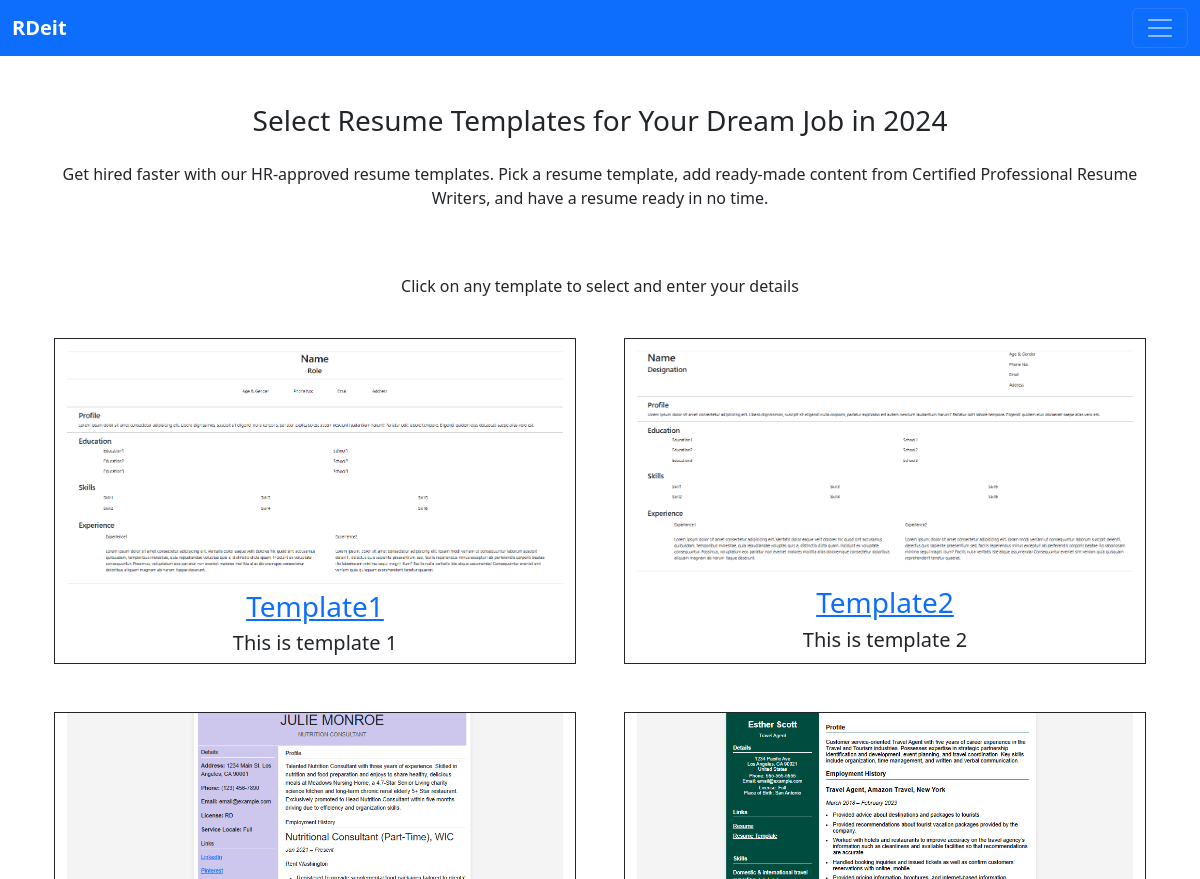
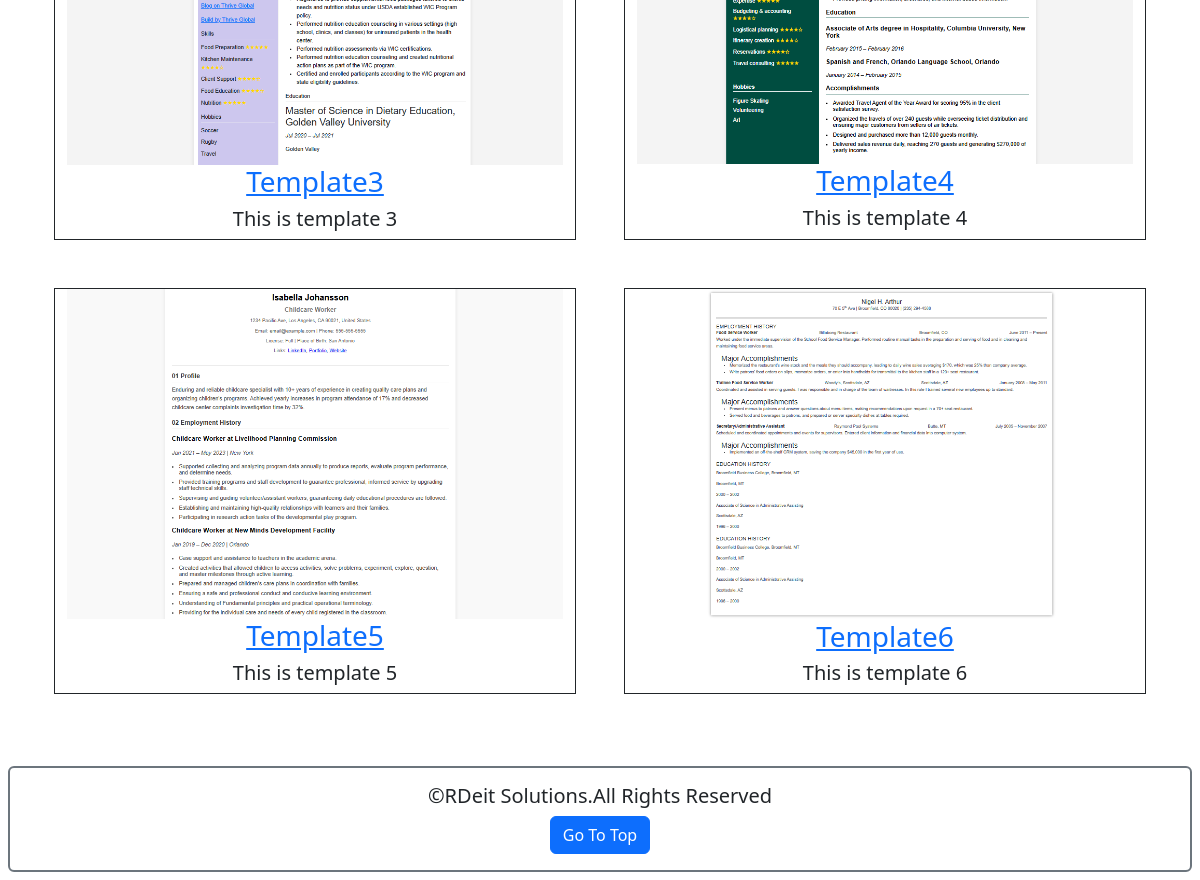
The app's page /after/select-template/ with its own data (2 pictures, top to bottom).
### afterlogin/models.py (models this page shows)
class Template(models.Model):
    TempName=models.CharField(max_length=30)
    Description=models.CharField(max_length=100)
    thumbnail=models.ImageField(upload_to='thumbnail/')
    template=models.FileField(upload_to='tempfile/')

### afterlogin/views.py (the view)
# urls.py: path('select-template/',views.select_template,name='select_template'),
def select_template(request):
    temps = Template.objects.all()
    return render(request,'afterlogin/select_temp.html',{'temps':temps})

### afterlogin/templates/afterlogin/select_temp.html (shortened to what this page needs)
{% load static %}
{% include 'header.html' %}
<div class="text-center m-5">
    <h3>Select Resume Templates for Your Dream Job in 2024</h3>
    <p class="py-3">Get hired faster with our HR-approved resume templates. Pick a resume template, add ready-made content from Certified Professional Resume Writers, and have a resume ready in no time.</p>
</div>
<div>
    <div>
        <p class="text-center">Click on any template to select and enter your details</p>
        <div class="container">
            {% for temp in temps %}
                {% if forloop.counter0|divisibleby:2 %}
                    <div class="row text-center">
                {% endif %}
                <div class="col border border-dark m-4">
                    <a href="{% url 'userdetailform' temp.TempName %}">
                        <img src="{% static 'images/' %}{{ temp.thumbnail }}" class="img-fluid" alt="Thumbnail">
                    </a>
                    <a href="{% url 'userdetailform' temp.TempName %}">
                        <h3>{{ temp.TempName }}</h3>
                    </a>
                    <h5 class="text-dark">{{ temp.Description }}</h5>
                </div>
                {% if forloop.counter|divisibleby:2 or forloop.last %}
                    </div>
                {% endif %}
            {% endfor %}
        </div>
    </div>
</div>
{% include 'footer.html' %}

### templates/header.html (shortened to what this page needs)
{% include 'base.html' %}
<body>
  <nav class="navbar bg-primary" data-bs-theme="dark">
    <div class="container-fluid">
      <a class="navbar-brand fw-bold" href="#">RDeit</a>
      <button class="navbar-toggler" type="button" data-bs-toggle="collapse" data-bs-target="#navbarSupportedContent"
        aria-controls="navbarSupportedContent" aria-expanded="false" aria-label="Toggle navigation">
        <span class="navbar-toggler-icon"></span>
      </button>
    </div>
  </nav>
</body>
</html>

### templates/base.html (shortened to what this page needs)
{% load static %}
<!DOCTYPE html>
<html lang="en">
<head>
  <link rel="stylesheet" href="{% static 'css/Bootstrap5.css' %}">
  <link rel="stylesheet" href="{% static 'css/Fontawsome.css' %}">
  <link rel="stylesheet" href="{% static 'css/core.css' %}">
  <link rel="stylesheet" href="https://cdn.jsdelivr.net/npm/bootstrap-icons@1.11.3/font/bootstrap-icons.min.css">
</head>

### templates/footer.html
<div class="card text-center mt-5 m-2 border border-2 border-secondary">
    <div class="card-body">
        <h5 class="card-title">&copy;RDeit Solutions.All Rights Reserved</h5>
        <a href="#" class="btn btn-primary">Go To Top</a>
    </div>
</div>

### records on screen
Template: thumbnail (picture), TempName "Template1", Description "This is template 1"
Template: thumbnail (picture), TempName "Template2", Description "This is template 2"
Template: thumbnail (picture), TempName "Template3", Description "This is template 3"
Template: thumbnail (picture), TempName "Template4", Description "This is template 4"
Template: thumbnail (picture), TempName "Template5", Description "This is template 5"
Template: thumbnail (picture), TempName "Template6", Description "This is template 6"
